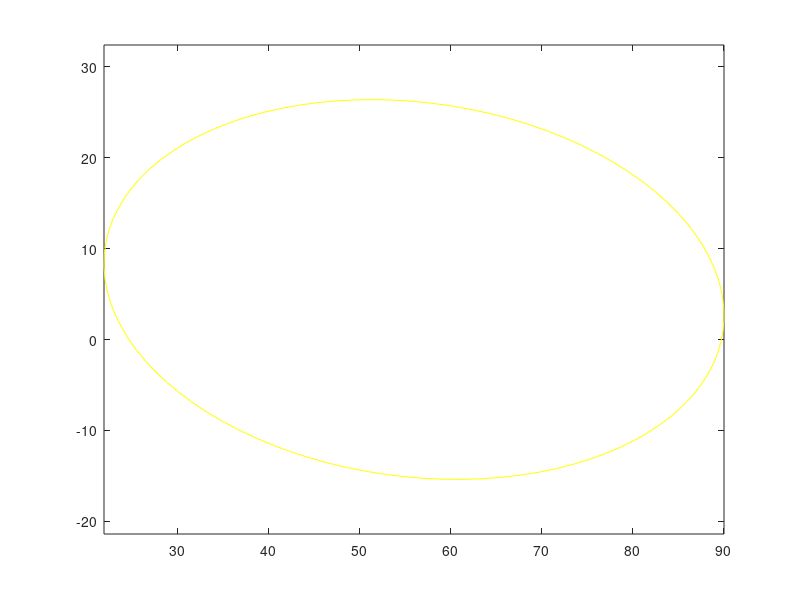

The MATLAB source for this figure:
x2 = 90;
x1 = 22;
y1 = 10;
y2 = 01;
e = 0.8;
a = 1/2*sqrt((x2-x1)^2+(y2-y1)^2);
 b = a*sqrt(1-e^2);
 t = linspace(0,2*pi);
 X = a*cos(t);
 Y = b*sin(t);
 w = atan2(y2-y1,x2-x1);
 x = (x1+x2)/2 + X*cos(w) - Y*sin(w);
 y = (y1+y2)/2 + X*sin(w) + Y*cos(w);
 plot(x,y,'y-')
 axis equal
